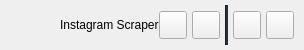
           <widget class="QFrame" name="content_top_bg">
            <property name="minimumSize">
             <size>
              <width>0</width>
              <height>50</height>
             </size>
            </property>
            <property name="maximumSize">
             <size>
              <width>16777215</width>
              <height>50</height>
             </size>
            </property>
            <property name="frameShape">
             <enum>QFrame::NoFrame</enum>
            </property>
            <property name="frameShadow">
             <enum>QFrame::Raised</enum>
            </property>
            <layout class="QHBoxLayout" name="horizontalLayout">
             <property name="spacing">
              <number>0</number>
             </property>
             <property name="leftMargin">
              <number>0</number>
             </property>
             <property name="topMargin">
              <number>0</number>
             </property>
             <property name="rightMargin">
              <number>10</number>
             </property>
             <property name="bottomMargin">
              <number>0</number>
             </property>
             <item>
              <widget class="QFrame" name="left_box">
               <property name="sizePolicy">
                <sizepolicy hsizetype="Expanding" vsizetype="Preferred">
                 <horstretch>0</horstretch>
                 <verstretch>0</verstretch>
                </sizepolicy>
               </property>
               <property name="frameShape">
                <enum>QFrame::NoFrame</enum>
               </property>
               <property name="frameShadow">
                <enum>QFrame::Raised</enum>
               </property>
               <layout class="QHBoxLayout" name="horizontalLayout_3">
                <property name="spacing">
                 <number>0</number>
                </property>
                <property name="leftMargin">
                 <number>0</number>
                </property>
                <property name="topMargin">
                 <number>0</number>
                </property>
                <property name="rightMargin">
                 <number>0</number>
                </property>
                <property name="bottomMargin">
                 <number>0</number>
                </property>
                <item>
                 <widget class="QFrame" name="logo_container">
                  <property name="minimumSize">
                   <size>
                    <width>60</width>
                    <height>0</height>
                   </size>
                  </property>
                  <property name="maximumSize">
                   <size>
                    <width>60</width>
                    <height>16777215</height>
                   </size>
                  </property>
                  <layout class="QHBoxLayout" name="horizontalLayout_8">
                   <property name="leftMargin">
                    <number>0</number>
                   </property>
                   <property name="topMargin">
                    <number>0</number>
                   </property>
                   <property name="rightMargin">
                    <number>0</number>
                   </property>
                   <property name="bottomMargin">
                    <number>0</number>
                   </property>
                   <item>
                    <widget class="QLabel" name="top_logo">
                     <property name="minimumSize">
                      <size>
                       <width>42</width>
                       <height>42</height>
                      </size>
                     </property>
                     <property name="maximumSize">
                      <size>
                       <width>42</width>
                       <height>42</height>
                      </size>
                     </property>
                     <property name="text">
                      <string/>
                     </property>
                     <property name="pixmap">
                      <pixmap resource="resources.qrc">:/images/images/logo-42x42.png</pixmap>
                     </property>
                    </widget>
                   </item>
                  </layout>
                 </widget>
                </item>
                <item>
                 <widget class="QLabel" name="title_right_info">
                  <property name="sizePolicy">
                   <sizepolicy hsizetype="Preferred" vsizetype="Expanding">
                    <horstretch>0</horstretch>
                    <verstretch>0</verstretch>
                   </sizepolicy>
                  </property>
                  <property name="maximumSize">
                   <size>
                    <width>16777215</width>
                    <height>45</height>
                   </size>
                  </property>
                  <property name="text">
                   <string>Instagram Scraper</string>
                  </property>
                  <property name="alignment">
                   <set>Qt::AlignLeading|Qt::AlignLeft|Qt::AlignVCenter</set>
                  </property>
                 </widget>
                </item>
               </layout>
              </widget>
             </item>
             <item alignment="Qt::AlignRight">
              <widget class="QFrame" name="right_buttons_container">
               <property name="minimumSize">
                <size>
                 <width>0</width>
                 <height>28</height>
                </size>
               </property>
               <property name="styleSheet">
                <string notr="true">font-size:18px;</string>
               </property>
               <property name="frameShape">
                <enum>QFrame::NoFrame</enum>
               </property>
               <property name="frameShadow">
                <enum>QFrame::Raised</enum>
               </property>
               <layout class="QHBoxLayout" name="horizontalLayout_2">
                <property name="spacing">
                 <number>5</number>
                </property>
                <property name="leftMargin">
                 <number>0</number>
                </property>
                <property name="topMargin">
                 <number>0</number>
                </property>
                <property name="rightMargin">
                 <number>0</number>
                </property>
                <property name="bottomMargin">
                 <number>0</number>
                </property>
                <item>
                 <widget class="QPushButton" name="case_button">
                  <property name="minimumSize">
                   <size>
                    <width>28</width>
                    <height>28</height>
                   </size>
                  </property>
                  <property name="maximumSize">
                   <size>
                    <width>28</width>
                    <height>28</height>
                   </size>
                  </property>
                  <property name="toolTip">
                   <string>Case info</string>
                  </property>
                  <property name="styleSheet">
                   <string notr="true">QToolTip {font:13px;}</string>
                  </property>
                  <property name="text">
                   <string/>
                  </property>
                  <property name="icon">
                   <iconset>
                    <normalon>:/icons/icons/icon_case.png</normalon>
                    <disabledon>:/icons/icons/icon_case-disabled.png</disabledon>
                   </iconset>
                  </property>
                  <property name="iconSize">
                   <size>
                    <width>20</width>
                    <height>20</height>
                   </size>
                  </property>
                 </widget>
                </item>
                <item>
                 <widget class="QPushButton" name="configuration_button">
                  <property name="minimumSize">
                   <size>
                    <width>28</width>
                    <height>28</height>
                   </size>
                  </property>
                  <property name="maximumSize">
                   <size>
                    <width>28</width>
                    <height>28</height>
                   </size>
                  </property>
                  <property name="cursor">
                   <cursorShape>PointingHandCursor</cursorShape>
                  </property>
                  <property name="toolTip">
                   <string>Configuration</string>
                  </property>
                  <property name="styleSheet">
                   <string notr="true">QToolTip {font:13px;}</string>
                  </property>
                  <property name="text">
                   <string/>
                  </property>
                  <property name="icon">
                   <iconset>
                    <normalon>:/icons/icons/icon_settings.png</normalon>
                    <disabledon>:/icons/icons/icon_settings-disabled.png</disabledon>
                   </iconset>
                  </property>
                  <property name="iconSize">
                   <size>
                    <width>20</width>
                    <height>20</height>
                   </size>
                  </property>
                 </widget>
                </item>
                <item>
                 <widget class="Line" name="line_2">
                  <property name="minimumSize">
                   <size>
                    <width>0</width>
                    <height>40</height>
                   </size>
                  </property>
                  <property name="maximumSize">
                   <size>
                    <width>16777215</width>
                    <height>40</height>
                   </size>
                  </property>
                  <property name="styleSheet">
                   <string notr="true">background-color: rgb(40, 44, 52);</string>
                  </property>
                  <property name="orientation">
                   <enum>Qt::Vertical</enum>
                  </property>
                 </widget>
                </item>
                <item>
                 <widget class="QPushButton" name="minimize_button">
                  <property name="minimumSize">
                   <size>
                    <width>28</width>
                    <height>28</height>
                   </size>
                  </property>
                  <property name="maximumSize">
                   <size>
                    <width>28</width>
                    <height>28</height>
                   </size>
                  </property>
                  <property name="cursor">
                   <cursorShape>PointingHandCursor</cursorShape>
                  </property>
                  <property name="toolTip">
                   <string/>
                  </property>
                  <property name="text">
                   <string/>
                  </property>
                  <property name="icon">
                   <iconset>
                    <normalon>:/icons/icons/icon_minimize.png</normalon>
                    <disabledon>:/icons/icons/icon_minimize-disabled.png</disabledon>
                   </iconset>
                  </property>
                  <property name="iconSize">
                   <size>
                    <width>20</width>
                    <height>20</height>
                   </size>
                  </property>
                 </widget>
                </item>
                <item>
                 <widget class="QPushButton" name="close_button">
                  <property name="minimumSize">
                   <size>
                    <width>28</width>
                    <height>28</height>
                   </size>
                  </property>
                  <property name="maximumSize">
                   <size>
                    <width>28</width>
                    <height>28</height>
                   </size>
                  </property>
                  <property name="cursor">
                   <cursorShape>PointingHandCursor</cursorShape>
                  </property>
                  <property name="toolTip">
                   <string/>
                  </property>
                  <property name="text">
                   <string/>
                  </property>
                  <property name="icon">
                   <iconset>
                    <normalon>:/icons/icons/icon_close.png</normalon>
                    <disabledon>:/icons/icons/icon_close-disabled.png</disabledon>
                   </iconset>
                  </property>
                  <property name="iconSize">
                   <size>
                    <width>20</width>
                    <height>20</height>
                   </size>
                  </property>
                 </widget>
                </item>
               </layout>
              </widget>
             </item>
            </layout>
           </widget>
